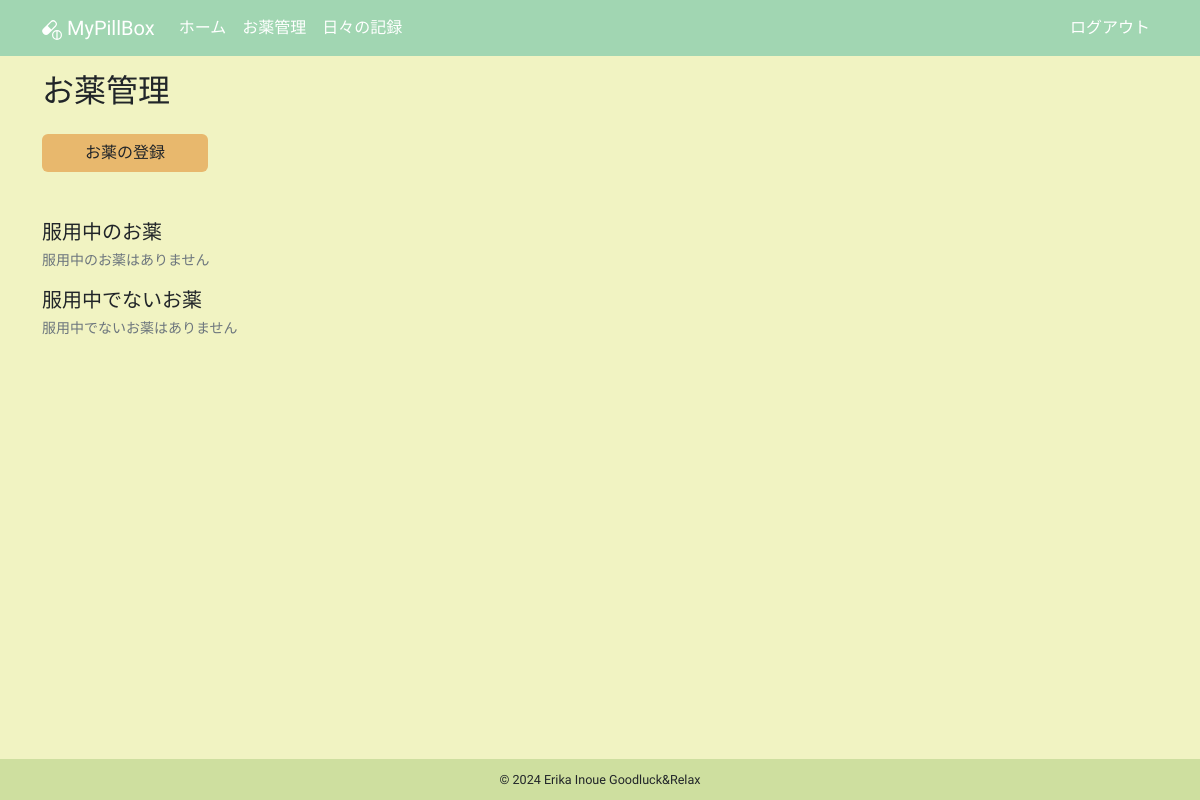
The page /medicines (signed in) on the database as committed earlier.
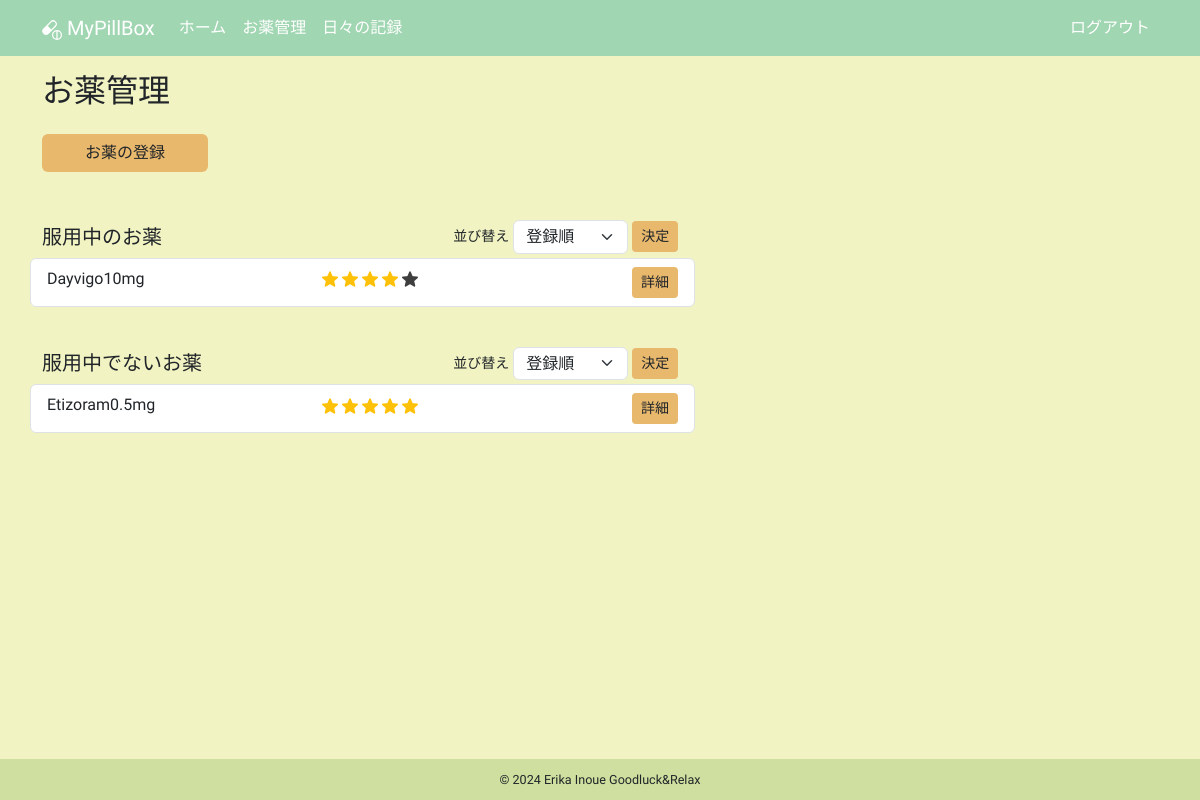
The same page on the database as committed later.
### app/models.py (models this page shows, shortened)
class Medicine(db.Model):
    __tablename__ = "medicines"
    id: so.Mapped[int] = so.mapped_column(primary_key=True)
    name: so.Mapped[str] = so.mapped_column(sa.String(100))
    taking_start_date: so.Mapped[datetime.date] = so.mapped_column(sa.Date)
    dose_per_day: so.Mapped[Optional[float]]
    taking_timing: so.Mapped[Optional[str]] = so.mapped_column(sa.String(100))
    memo: so.Mapped[Optional[str]] = so.mapped_column(sa.Text)
    rating: so.Mapped[Optional[int]] = so.mapped_column(default=0)
    is_active: so.Mapped[bool] = so.mapped_column(sa.Boolean)
    taking_unit: so.Mapped[TakingUnit] = so.mapped_column(sa.Enum(TakingUnit))
    user_id: so.Mapped[int] = so.mapped_column(sa.ForeignKey(User.id))
    user: so.Mapped[User] = so.relationship(back_populates="medicines")
    daily_log_details: so.Mapped[list["DailyLogDetail"]] = so.relationship(
        cascade="all, delete-orphan", back_populates="medicine"
    )

### app/routes.py (the view)
@app.route("/medicines", methods=["GET"])
@login_required
def medicines():
    title = _("お薬管理")
    form = MedicineSortForm()
    form.active_sort.data = request.args.get("active_sort", "registerorder")
    form.not_active_sort.data = request.args.get("not_active_sort", "registerorder")
    active_query = (
        sa.select(Medicine)
        .join(Medicine.user)
        .where(Medicine.user == current_user, Medicine.is_active == True)
        .order_by(Medicine.id)
    )
    not_active_query = (
        sa.select(Medicine)
        .join(Medicine.user)
        .where(Medicine.user == current_user, Medicine.is_active == False)
        .order_by(Medicine.id)
    )
    rating_active_query = (
        sa.select(Medicine)
        .join(Medicine.user)
        .where(Medicine.user == current_user, Medicine.is_active == True)
        .order_by(Medicine.rating.desc())
    )
    rating_not_active_query = (
        sa.select(Medicine)
        .join(Medicine.user)
        .where(Medicine.user == current_user, Medicine.is_active == False)
        .order_by(Medicine.rating.desc())
    )
    if form.active_sort.data == "ratingorder":
        active_medicines = db.session.scalars(rating_active_query).all()
    else:
        active_medicines = db.session.scalars(active_query).all()
    if form.not_active_sort.data == "ratingorder":
        not_active_medicines = db.session.scalars(rating_not_active_query).all()
    else:
        not_active_medicines = db.session.scalars(not_active_query).all()
    return render_template(
        "medicines.html",
        active_medicines=active_medicines,
        not_active_medicines=not_active_medicines,
        form=form,
        title=title,
    )

### app/forms.py
class MedicineSortForm(FlaskForm):
    active_sort = SelectField(
        _l("並び替え"),
        choices=[("registerorder", _l("登録順")), ("ratingorder", _l("星評価順"))],
    )
    not_active_sort = SelectField(
        _l("並び替え"),
        choices=[("registerorder", _l("登録順")), ("ratingorder", _l("星評価順"))],
    )

### app/__init__.py (called while the page is built)
def get_locale():
    return request.accept_languages.best_match(app.config["LANGUAGES"])

### app/models.py (called while the page is built)
@login.user_loader
def load_user(id):
    return db.session.get(User, int(id))

### app/templates/medicines.html (shortened to what this page needs)
{% extends "base.html" %}
{% block content %}
  <h2 class="mb-4">{{ _("お薬管理") }}</h2>
  <div class="row">
    <div class="col-5 col-lg-2 mb-5">
      <a href="{{ url_for('create_medicine') }}" class="btn btn-custom w-100">{{ _("お薬の登録") }}</a>
    </div>
  </div>
  <div class="row">
    <div class="col-12 col-lg-7 mb-3">
      <div class="mb-1 d-flex justify-content-between align-items-center">
        <h5 class="mb-0">{{ _("服用中のお薬") }}</h5>
        {% if active_medicines %}
          <form action="{{ url_for('medicines') }}"
                method="get"
                class="d-flex align-items-center"
                novalidate>
            <small class="me-1">{{ form.active_sort.label(class="text-nowrap sort-label") }}</small>
            {{ form.active_sort(class="form-select sort-select") }}
            <input type="submit"
                   class="btn btn-custom btn-sm ms-1 sort-submit"
                   value="{{ _('決定') }}">
          </form>
        {% endif %}
      </div>
      {% if not active_medicines %}
        <small class="text-secondary">{{ _("服用中のお薬はありません") }}</small>
      {% else %}
        <ul class="list-group mb-4">
          {% for medicine in active_medicines %}
            <li class="list-group-item row d-flex">
              <p class="m-0 ps-0 col-5">{{ medicine.name }}</p>
              <p class="m-0 col-5">
                {% for i in range(0, medicine.rating) %}
                  <img src="{{ url_for('static', filename='images/star_on.png') }}"
                       class="star-display rating-checked"
                       alt="star">
                {% endfor %}
                {% if medicine.rating < 5 %}
                  {% for i in range(medicine.rating, 5) %}
                    <img src="{{ url_for('static', filename='images/star_on.png') }}"
                         class="star-display"
                         alt="star">
                  {% endfor %}
                {% endif %}
              </p>
              <div class="col-2 text-end p-0">
                <a href="{{ url_for('medicine_detail', medicine_id=medicine.id) }}"
                   class="btn btn-custom btn-sm">{{ _("詳細") }}</a>
              </div>
            </li>
          {% endfor %}
        </ul>
      {% endif %}
    </div>
  </div>
  <div class="row">
    <div class="col-12 col-lg-7 mb-3">
      <div class="mb-1 d-flex justify-content-between align-items-center">
        <h5 class="mb-0">{{ _("服用中でないお薬") }}</h5>
        {% if not_active_medicines %}
          <form action="{{ url_for('medicines') }}"
                method="get"
                class="d-flex align-items-center"
                novalidate>
            <small class="me-1">{{ form.not_active_sort.label(class="text-nowrap sort-label") }}</small>
            {{ form.not_active_sort(class="form-select sort-select") }}
            <input type="submit"
                   class="btn btn-custom btn-sm ms-1 sort-submit"
                   value="{{ _('決定') }}">
          </form>
        {% endif %}
      </div>
      {% if not not_active_medicines %}
        <small class="text-secondary">{{ _("服用中でないお薬はありません") }}</small>
      {% else %}
        <ul class="list-group mb-4">
          {% for medicine in not_active_medicines %}
            <li class="list-group-item row d-flex">
              <p class="m-0 ps-0 col-5">{{ medicine.name }}</p>
              <p class="m-0 col-5">
                {% for i in range(0, medicine.rating) %}
                  <img src="{{ url_for('static', filename='images/star_on.png') }}"
                       class="star-display rating-checked"
                       alt="star">
                {% endfor %}
              </p>
              <div class="col-2 text-end p-0">
                <a href="{{ url_for('medicine_detail', medicine_id=medicine.id) }}"
                   class="btn btn-custom btn-sm">{{ _("詳細") }}</a>
              </div>
            </li>
          {% endfor %}
        </ul>
      {% endif %}
    </div>
  </div>
{% endblock content %}

### app/templates/base.html (shortened to what this page needs)
<!DOCTYPE html>
<html lang="ja">
  <head>
    <link rel="stylesheet"
          href="{{ url_for('static', filename='css/bootstrap.min.css') }}">
  </head>
  <body>
    <nav class="navbar navbar-expand-lg navbar-dark">
      <div class="container">
        <a class="navbar-brand" href="{{ url_for('index') }}">
          MyPillBox
        </a>
        <div class="collapse navbar-collapse" id="navbarSupportedContent">
          <ul class="navbar-nav me-auto mb-2 mb-lg-0">
            <li class="nav-item">
              <a class="nav-link" aria-current="page" href="{{ url_for('index') }}">{{ _("ホーム") }}</a>
            </li>
            <li class="nav-item">
              <a class="nav-link"
                 aria-current="page"
                 href="{{ url_for('medicines') }}">{{ _("お薬管理") }}</a>
            </li>
            <li class="nav-item">
              <a class="nav-link"
                 aria-current="page"
                 href="{{ url_for('daily_logs') }}">{{ _("日々の記録") }}</a>
            </li>
          </ul>
          <ul class="navbar-nav mb-2 mb-lg-0">
            <li class="nav-item">
              <a class="nav-link" aria-current="page" href="{{ url_for('logout') }}">{{ _("ログアウト") }}</a>
            </li>
          </ul>
        </div>
      </div>
    </nav>
    <div class="container mt-3">
      {% block content %}
      {% endblock content %}
    </div>
    <footer>
      <p class="mb-0">
        <small>© 2024 Erika Inoue Goodluck&Relax</small>
      </p>
    </footer>
  </body>
</html>

### app/templates/base.html (style rules this page uses)
html, body { height: 100%; }
body { background-color: #F1F3C2; font-family: "Zen Maru Gothic", sans-serif; font-weight: 500; font-style: normal; display: flex; flex-direction: column; }
.container { flex: 1; }
.navbar-dark .nav-link { color: #fff !important; }
.navbar { background-color: #A1D6B2; }
.btn-custom { background-color: #E8B86D; font-weight: 500; }
.rating-checked { filter: none!important; }
.star-display { width: 1em; height: 1em; filter: invert(99%) sepia(1%) saturate(0%) hue-rotate(161deg) brightness(101%) contrast(104%); }
.sort-select { line-height: 1.2!important; }
.sort-submit { margin-right: .30rem; }
footer { padding: 0.6rem 0; text-align: center; background-color: #cedf9f; font-size: 0.9rem; }

Rows that differ between the two databases and show on the page:
added Medicine: name "Dayvigo10mg", rating 4 (drawn), shown under "服用中のお薬"
added Medicine: name "Etizoram0.5mg", rating 5 (drawn), shown under "服用中でないお薬"
Other text that changed with them:
form field active_sort: (not shown) → "登録順"
form field _: (not shown) → "決定"
form field not_active_sort: (not shown) → "登録順"
text no longer shown: "服用中のお薬はありません 服用中でないお薬はありません"
text now shown: "並び替え 並び替え"
